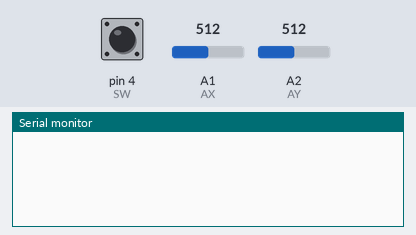
Simulated run of this sketch. Board: Arduino Uno, built with avr-gcc and run on an emulated ATmega328P. Shown: the last lines printed to the serial monitor. Inputs (shaded band) come from the test bench; at power-on: A1 (AX) = 512, A2 (AY) = 512, pin 4 (SW) HIGH.

Above: at 1.2 s.
1.3 s: A1 (AX) set to 607
2.8 s: A1 (AX) set to 632
At 2.9 s:
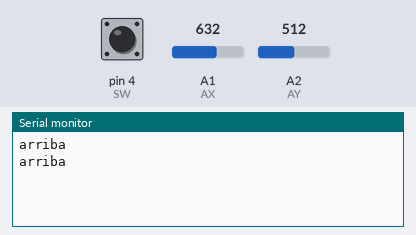
4.7 s: A2 (AY) set to 600
At 4.71 s:
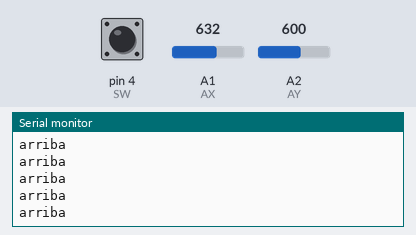
6.2 s: A2 (AY) set to 627
At 6.28 s:
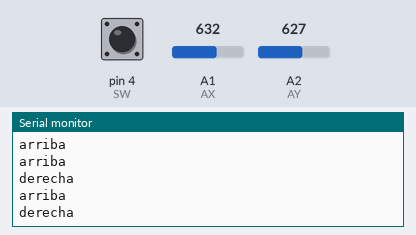

The sketch:

joystick2.ino
```cpp
int AX = A1;
int AY = A2;
int SW = 4;
int LED = 13;

int deadZone = 10;

void setup() {
  pinMode( SW, INPUT_PULLUP );
  Serial.begin(9600);
  deadZone = deadZone*1024/100;
}
void loop() {
  int x=analogRead(AX);
  int y=analogRead(AY);
  int s=!digitalRead(SW);

  if ( s )
    digitalWrite(LED, HIGH);
  else
    digitalWrite(LED, LOW);

  if (x > (512 + deadZone)) Serial.println("arriba");
  if (x < (512 - deadZone)) Serial.println("abajo");
  if (y > (512 + deadZone)) Serial.println("derecha");
  if (y < (512 - deadZone)) Serial.println("izquierda");
  if (s) Serial.println("adentro");
  delay(60);
}
```

Measured:
- the behaviour switches between 614 and 615 on A1 (AX) (found by bisection; images 0 and 1)
- the behaviour switches between 614 and 615 on A2 (AY) (found by bisection; images 2 and 3)
- after the input at 2.8 s, the serial monitor: prints a new line at once (image 1)
- after the input at 6.2 s, the serial monitor: prints a new line at once (image 3)
